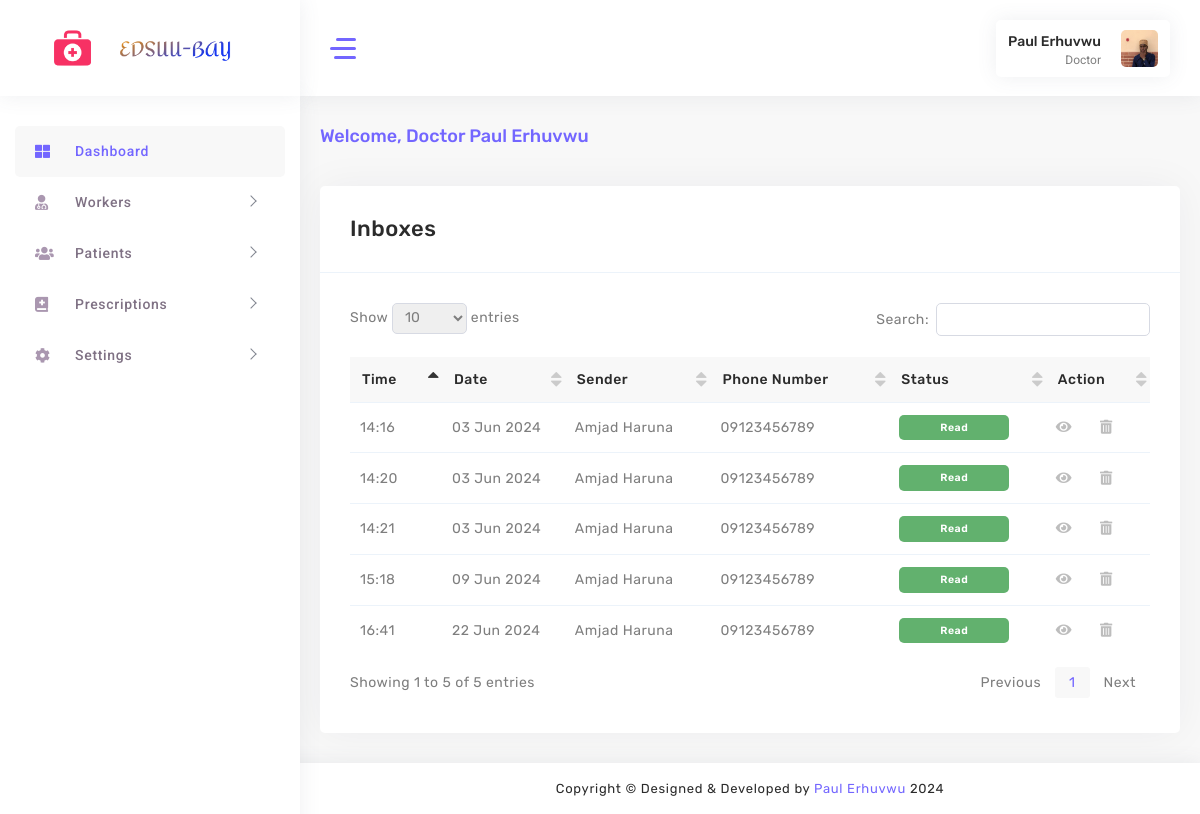
The app's page /doctor/inbox/ (signed in) with its own data.
### accounts/models.py (models this page shows, shortened)
class UserProfile(models.Model):
    USER_ROLES = (
        ('nurse', 'Nurse'),
        ('doctor', 'Doctor'),
    )
    user = models.OneToOneField(User, on_delete=models.CASCADE)
    email = models.EmailField(max_length=30)
    role = models.CharField(max_length=20, choices=USER_ROLES)
    phone_number = models.CharField(max_length=15)
    profile_picture = models.ImageField(upload_to='profile_pictures', blank=True, null=True)
    bio = models.TextField(blank=True, null=True)
    address = models.TextField(blank=True, null=True)
    birthday = models.DateField(blank=True, null=True)

class Message(models.Model):
    sender = models.ForeignKey(Worker, related_name='sent_messages', on_delete=models.CASCADE)
    recipient = models.ForeignKey(Worker, related_name='received_messages', on_delete=models.CASCADE)
    content = models.TextField()
    timestamp = models.DateTimeField(auto_now_add=True)
    read = models.BooleanField(default=False)

class Worker(models.Model):
    user = models.OneToOneField(User, on_delete=models.CASCADE)
    mobile_number = models.CharField(max_length=15, unique=True)
    biography = models.TextField(null=True, blank=True)
    role = models.CharField(max_length=50)

### accounts/views.py (the view)
# urls.py: path("doctor/inbox/", doc_inbox, name='doctorinbox'),
@login_required(login_url='/custom_login/')
@role_required('doctor')
def doc_inbox(request):
    recipient = Worker.objects.get(user=request.user)
    messages_received = Message.objects.filter(recipient=recipient).exclude(sender=recipient)
    return render(request, 'doctor/inbox-doctor.html', {'messages_received': messages_received})

### accounts/views.py (called while the page is built)
def role_required(role):
    def decorator(view_func):
        @wraps(view_func)
        def _wrapped_view(request, *args, **kwargs):
            if request.user.is_authenticated:
                user_profile = UserProfile.objects.get(user=request.user)
                if user_profile.role == role:
                    return view_func(request, *args, **kwargs)
                else:
                    return redirect('error404')  # Update 'error404' with your actual URL name for the error page
            else:
                return redirect('login')
        return _wrapped_view
    return decorator

### accounts/templates/doctor/inbox-doctor.html (shortened to what this page needs)
{% load static %}
<!DOCTYPE html>
<html lang="en">
<head>
    <link rel="stylesheet" href="{% static 'assets/main/css/fonts.css' %}">
    <link rel="stylesheet" href="{% static 'assets/main/css/style.css' %}">
</head>
<body>
    <div id="main-wrapper" class="show">
        <aside class="left-panel nicescroll-box">
            <nav class="navigation">
                <ul class="list-unstyled main-menu">
                    <li class="has-submenu active">
                        <a href="{% url 'homedoc' %}">
                            <i class="fas fa-th-large"></i>
                            <span class="nav-label">Dashboard</span>
                        </a>
                    </li>
                    <li class="has-submenu">
                        <a href="javascript:void()" class="has-arrow mm-collapsed">
                            <i class="fas fa-user-md"></i>
                            <span class="nav-label">Workers</span>
                        </a>
                    </li>
                    <li class="has-submenu">
                        <a href="javascript:void()" class="has-arrow mm-collapsed">
                            <i class="fas fa-users"></i>
                            <span class="nav-label">Patients</span>
                        </a>
                    </li>
                    <li class="has-submenu">
                        <a href="javascript:void()" class="has-arrow mm-collapsed">
                            <i class="fas fa-book-medical"></i>
                            <span class="nav-label">Prescriptions</span>
                        </a>
                    </li>
                    <li class="has-submenu">
                        <a href="javascript:void()" class="has-arrow mm-collapsed">
                            <i class="fas fa-cog"></i>
                            <span class="nav-label">Settings</span>
                        </a>
                    </li>
                </ul>
            </nav>
        </aside>
        <div class="nav-header">
            <div class="brand-logo">
                <a href="#"> <img class="logo-tabib" src="{% static 'assets/images/download.png' %}" alt=""></a>
                <a href="#"><img class="brand-title" src="{% static 'assets/images/logo.png' %}" alt=""></a>
            </div>
        </div>
        <div class="header">
            <header class="top-head container-fluid">
                <div class="nav-control">
                    <div class="hamburger">
                        <span class="line"></span><span class="line"></span><span class="line"></span>
                    </div>
                </div>
                <div class="header-right">
                    <div class="my-account-wrapper widget-7">
                        <div class="account-wrapper">
                            <div class="account-control">
                                <a class="login header-profile" href="#" title="Sign in">
                                    <div class="header-info">
                                        <span style="text-transform: capitalize;">{{ user.get_full_name }}</span>
                                        <small>{{ user.userprofile.get_role_display }}</small>
                                    </div>
                                    <img src="{% if user.userprofile.profile_picture %}{{ user.userprofile.profile_picture.url }}{% else %}{% static 'assets/images/profile.jpg' %}{% endif %}" alt="Profile Picture">
                                </a>
                            </div>
                        </div>
                    </div>
                </div>
            </header>
        </div>
        <div class="content-body">
            <div class="warper container-fluid">
                <div class="row page-titles mx-0">
                    <div class="col-lg-12 p-md-0">
                        <h4 class="text-primary">Welcome, <span class="names">{{ user.userprofile.get_role_display }} <span style="text-transform: capitalize;">{{ user.get_full_name }}</span></span></h4>
                    </div>
                </div>
                <div class="new-patients main_container">
                    <div class="row">
                        <div class="col-md-12">
                            <div class="card shadow">
                                <div class="card-header">
                                    <h4 class="card-title">Inboxes</h4>
                                </div>
                                <div class="card-body">
                                    <div class="table-responsive">
                                        <table id="example1" class="display nowrap">
                                            <thead>
                                                <tr>
                                                    <th>Time</th>
                                                    <th>Date</th>
                                                    <th>Sender</th>
                                                    <th>Phone Number</th>
                                                    <th>Status</th>
                                                    <th>Action</th>
                                                </tr>
                                            </thead>
                                            <tbody>
                                                {% for message in messages_received %}
                                                <tr>
                                                    <td>{{ message.timestamp|time:"H:i" }}</td>
                                                    <td>{{ message.timestamp|date:"d M Y" }}</td>
                                                    <td style="text-transform: capitalize;">{{ message.sender.user.first_name }} {{ message.sender.user.last_name }}</td>
                                                    <td>{{ message.sender.mobile_number }}</td>
                                                    <td class="text-start">
                                                        {% if message.read %}
                                                            <span class="badge badge-primary" style="background-color: #62b16e;">Read</span>
                                                        {% else %}
                                                            <span class="badge badge-secondary" style="background-color: #d9534f;">Un-read</span>
                                                        {% endif %}
                                                    </td>
                                                    <td>
                                                        <a href="{% url 'viewmessage' message.id %}" class="mr-4 vue">
                                                            <span class="fa fa-eye tbl-eye" aria-hidden="true"></span>
                                                        </a>
                                                        <a href="javascript:void()" class="delet">
                                                            <span class="fas fa-trash-alt tbl-delet"></span>
                                                        </a>
                                                    </td>
                                                </tr>
                                                {% endfor %}
                                            </tbody>
                                        </table>
                                    </div>
                                </div>
                            </div>
                        </div>
                    </div>
                </div>
            </div>
        </div>
        <div class="footer">
            <div class="copyright">
                <p class="mb-0">Copyright © Designed &amp; Developed by <a href="#" target="_blank">Paul Erhuvwu</a>
                    2024
                </p>
            </div>
        </div>
    </div>
</body>
</html>

### records on screen
Message: timestamp "14:16", timestamp "03 Jun 2024", sender.user.first_name "Amjad", sender.user.last_name "Haruna", sender.mobile_number "09123456789", read "Read"
Message: timestamp "14:20", timestamp "03 Jun 2024", sender.user.first_name "Amjad", sender.user.last_name "Haruna", sender.mobile_number "09123456789", read "Read"
Message: timestamp "14:21", timestamp "03 Jun 2024", sender.user.first_name "Amjad", sender.user.last_name "Haruna", sender.mobile_number "09123456789", read "Read"
Message: timestamp "15:18", timestamp "09 Jun 2024", sender.user.first_name "Amjad", sender.user.last_name "Haruna", sender.mobile_number "09123456789", read "Read"
Message: timestamp "16:41", timestamp "22 Jun 2024", sender.user.first_name "Amjad", sender.user.last_name "Haruna", sender.mobile_number "09123456789", read "Read"

### other values on screen
{{ user.get_full_name }} "Paul Erhuvwu"
{{ user.userprofile.get_role_display }} "Doctor"
